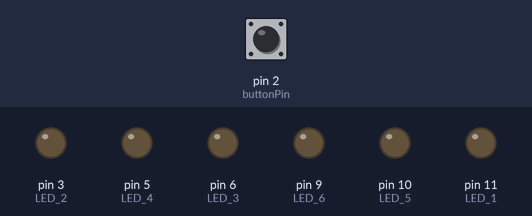
A sketch run on a simulated Arduino Uno, built with avr-gcc and run on an emulated ATmega328P. Shown: output pins drawn as LEDs (lit = HIGH). Inputs (shaded band) come from the test bench; at power-on: pin 2 (buttonPin) LOW.

Above: at 8.4 s.
8.5 s: pin 2 (buttonPin) pulled HIGH for 3 s
At 9.3 s:
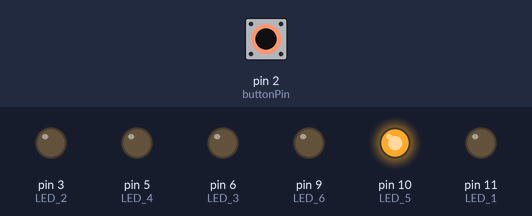
At 13.2 s:
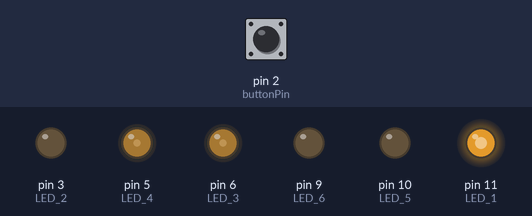
13.4 s: pin 2 (buttonPin) pulled HIGH for 3 s
At 15.0 s:
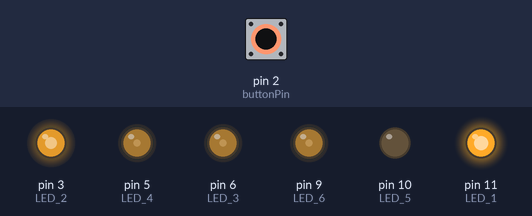
Timing chart, 0 to 33.6 s (numbered marks = the images above; inputs shaded):
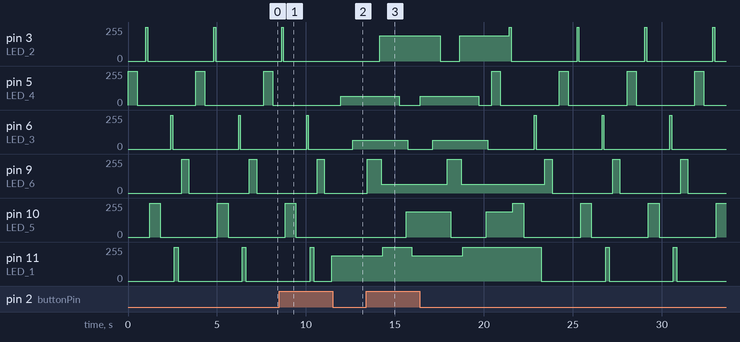

The sketch:

SS6_LEDPattern.ino
```cpp
const int buttonPin = 2;
const int LED_1 = 11;
const int LED_2 = 3;
const int LED_3 = 6;
const int LED_4 = 5;
const int LED_5 = 10;
const int LED_6 = 9;

int buttonState = 0;
void setup() {
  // put your setup code here, to run once:
pinMode(11,OUTPUT);
pinMode(3,OUTPUT);
pinMode(6,OUTPUT);
pinMode(5,OUTPUT);
pinMode(10,OUTPUT);
pinMode(9,OUTPUT);
pinMode(buttonPin,INPUT);

}

void loop() {
  // put your main code here, to run repeatedly:
buttonState = digitalRead(buttonPin);
delay(10);


if(buttonState == HIGH) {
  analogWrite(LED_1, 191);
  delay(500);
  analogWrite(LED_4, 64);
  delay(700);
  analogWrite(LED_3, 64);
  delay(400);
  analogWrite(LED_2, 0);
  delay(400);
  analogWrite(LED_6, 255);
  delay(200);
  analogWrite(LED_5, 0);
  delay(500);
  analogWrite(LED_2, 191);
  delay(95);
  analogWrite(LED_6, 64);
  delay(92);
  analogWrite(LED_1, 255);
  delay(900);
  analogWrite(LED_4, 0);
  delay(400);
  analogWrite(LED_5,191);
  delay(95);
  analogWrite(LED_3,0);
  delay(200);
}
else {
  digitalWrite(LED_4, HIGH);
  delay(500);
  digitalWrite(LED_4, LOW);
  delay(500);
  digitalWrite(LED_2, HIGH);
  delay(100);
  digitalWrite(LED_2, LOW);
  delay(100);
  digitalWrite(LED_5, HIGH);
  delay(600);
  digitalWrite(LED_5, LOW);
  delay(600);
  digitalWrite(LED_3, HIGH);
  delay(100);
  digitalWrite(LED_3, LOW);
  delay(100);
  digitalWrite(LED_1,HIGH);
  delay(200);
  digitalWrite(LED_1,LOW);
  delay(200);
  digitalWrite(LED_6,HIGH);
  delay(400);
  digitalWrite(LED_6,LOW);
  delay(400);
  }

}
```

Measured:
- after the input at 8.5 s, pin 3 (LED_2): goes on until 8.7 s, then stays 0/255; pin 10 (LED_5): goes on until 9.4 s, then stays 0/255
- by itself, pin 3 (LED_2): alternates 255/255 for 0.10 s and 0/255 for 3.7 s
- by itself, pin 10 (LED_5): alternates 255/255 for 0.60 s and 0/255 for 3.2 s
